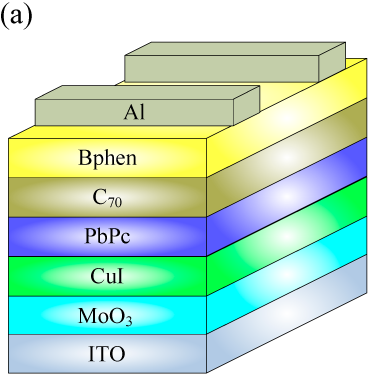
#> input picture IMAGES/layer1.png, 375 x 390 px, found by its file name
$ python Denoising.py
#> lines starting #> are read from the running program, lines starting #| are printed output that depends on the picture; after the words box and inside, x2 and y2 are one past the last pixel; in counts of white or black regions, pixels touching at a corner belong together
import cv2

# Load an color image in grayscale
img = cv2.imread('.\\layer1.png',0)
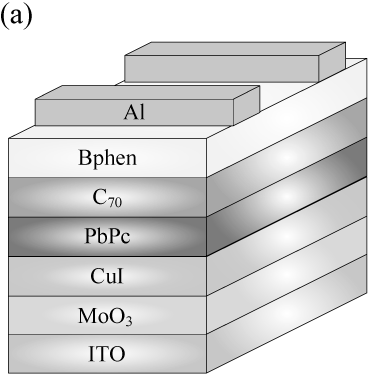
#> img: shape (390, 375); min 0, max 255, mean 214.5
ret, thresh_img = cv2.threshold(img, 180, 255, cv2.THRESH_BINARY_INV)
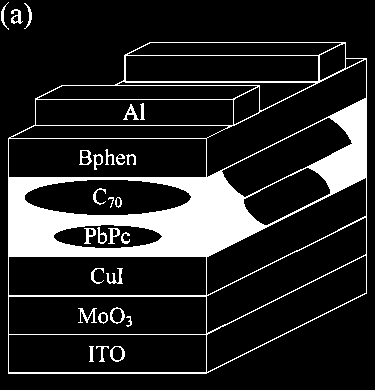
#> thresh_img: shape (390, 375); 14.9% white; 27 white regions, largest, box (x1, y1, x2, y2) and area: (8, 42, 367, 374) 20037, (78, 308, 97, 323) 111, (106, 268, 123, 284) 106
th3 = cv2.adaptiveThreshold(img,255,cv2.ADAPTIVE_THRESH_GAUSSIAN_C,\
cv2.THRESH_BINARY,15,2)
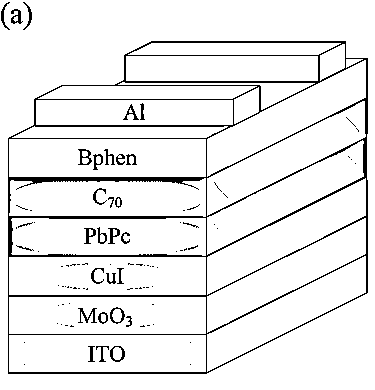
#> th3: shape (390, 375); 92.8% white; black in thin lines or dots
cv2.imshow('grey image',thresh_img)
cv2.imshow('gaussian image', th3)
cv2.imwrite("result11.jpg", thresh_img)
cv2.imwrite("result12.png",th3)
cv2.waitKey(0)
cv2.destroyAllWindows()

$ run again, with IMAGES/converted_layer2.png copied over IMAGES/layer1.png
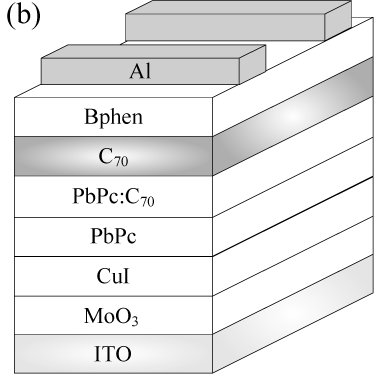
#> input picture IMAGES/converted_layer2.png, 374 x 382 px, found by its file name
#> img is the input picture: shape (382, 374); min 0, max 255, mean 232.4
#> `ret, thresh_img = cv2.threshold(img, 180, 255, cv2.THRESH_BINARY_INV)`:
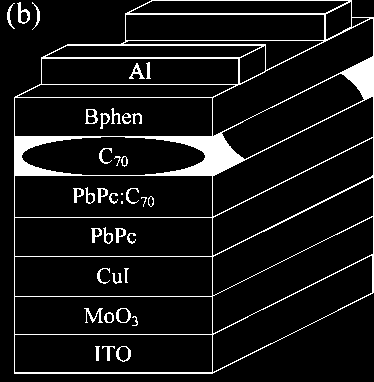
#> thresh_img: shape (382, 374); 8.6% white; 37 white regions (3 under 20 px), largest, box (x1, y1, x2, y2) and area: (14, 0, 374, 374) 10150, (17, 2, 30, 24) 117, (84, 308, 103, 323) 108
#> `th3 = cv2.adaptiveThreshold(img,255,cv2.ADAPTIVE_THRESH_GAUSSIAN_C,\ c..`:
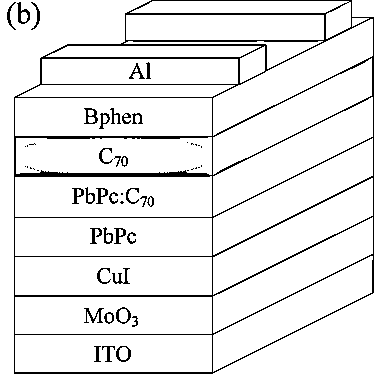
#> th3: shape (382, 374); 92.5% white; black in thin lines or dots

$ run again, with IMAGES/resize.png copied over IMAGES/layer1.png
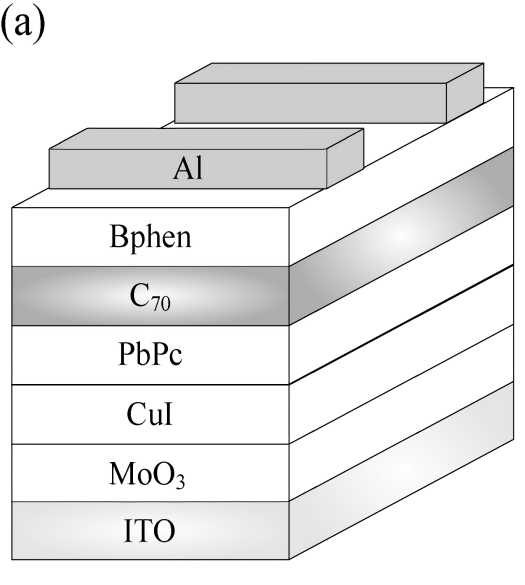
#> input picture IMAGES/resize.png, 525 x 585 px, found by its file name
#> img is the input picture: shape (585, 525); min 0, max 255, mean 233.9
#> `ret, thresh_img = cv2.threshold(img, 180, 255, cv2.THRESH_BINARY_INV)`:
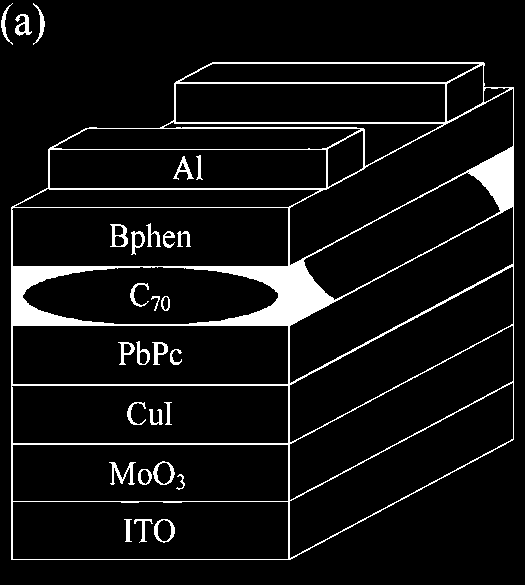
#> thresh_img: shape (585, 525); 7.2% white; 28 white regions, largest, box (x1, y1, x2, y2) and area: (11, 62, 514, 560) 18847, (109, 462, 136, 485) 230, (110, 224, 128, 247) 193
#> `th3 = cv2.adaptiveThreshold(img,255,cv2.ADAPTIVE_THRESH_GAUSSIAN_C,\ c..`:
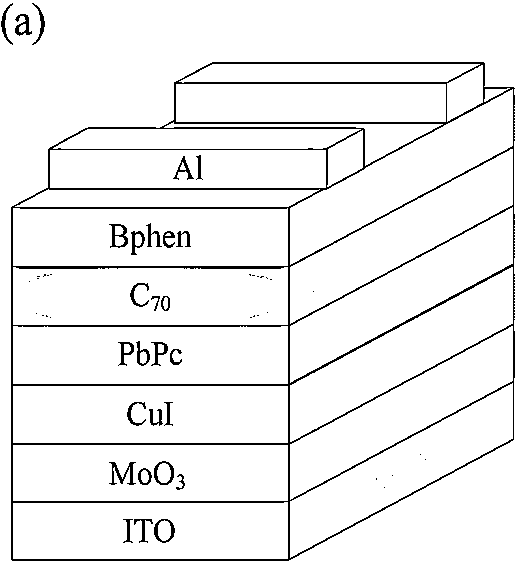
#> th3: shape (585, 525); 94.6% white; black in thin lines or dots
